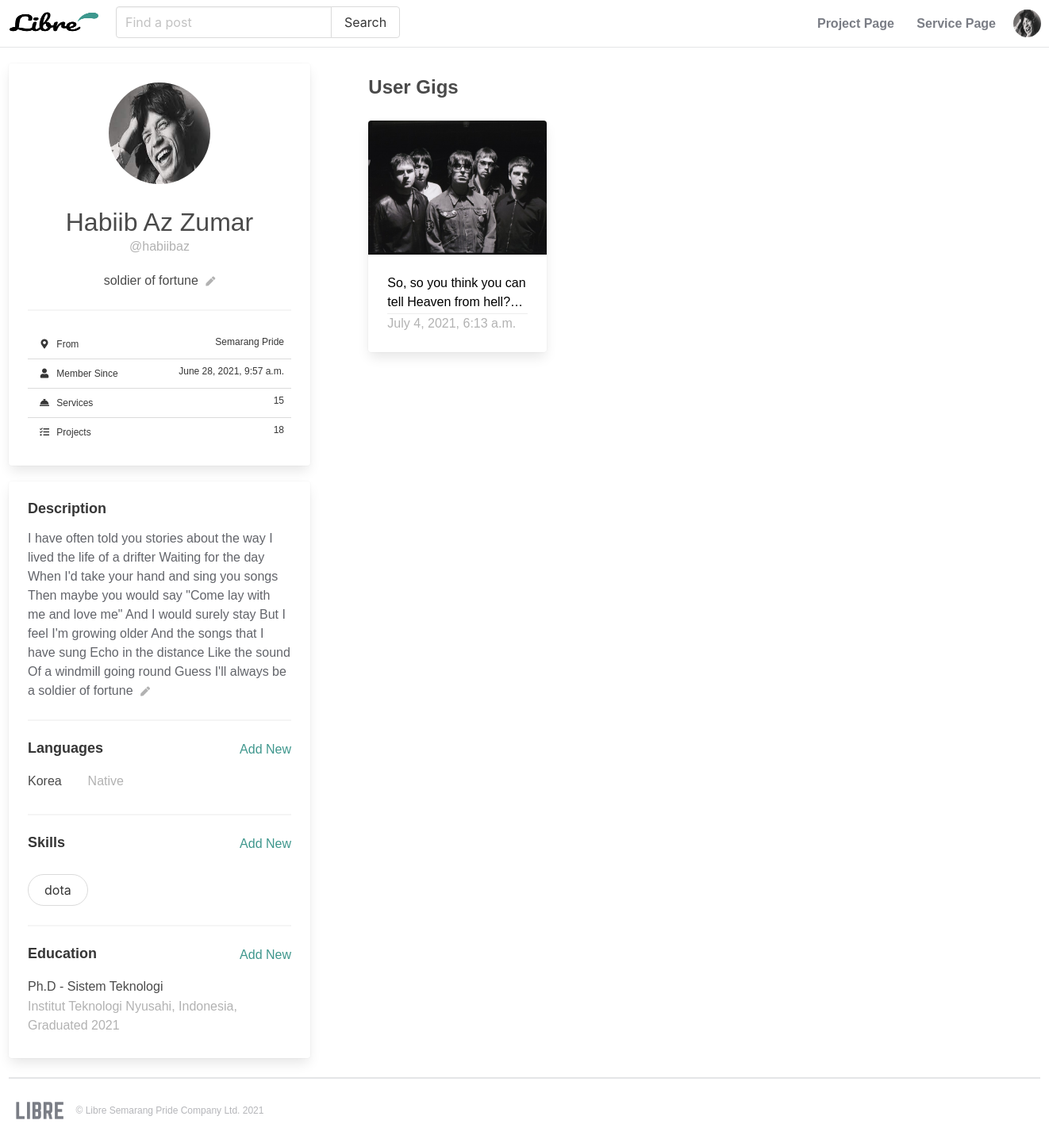
Page /profile/habiibaz/ (signed in) on the earlier database version.
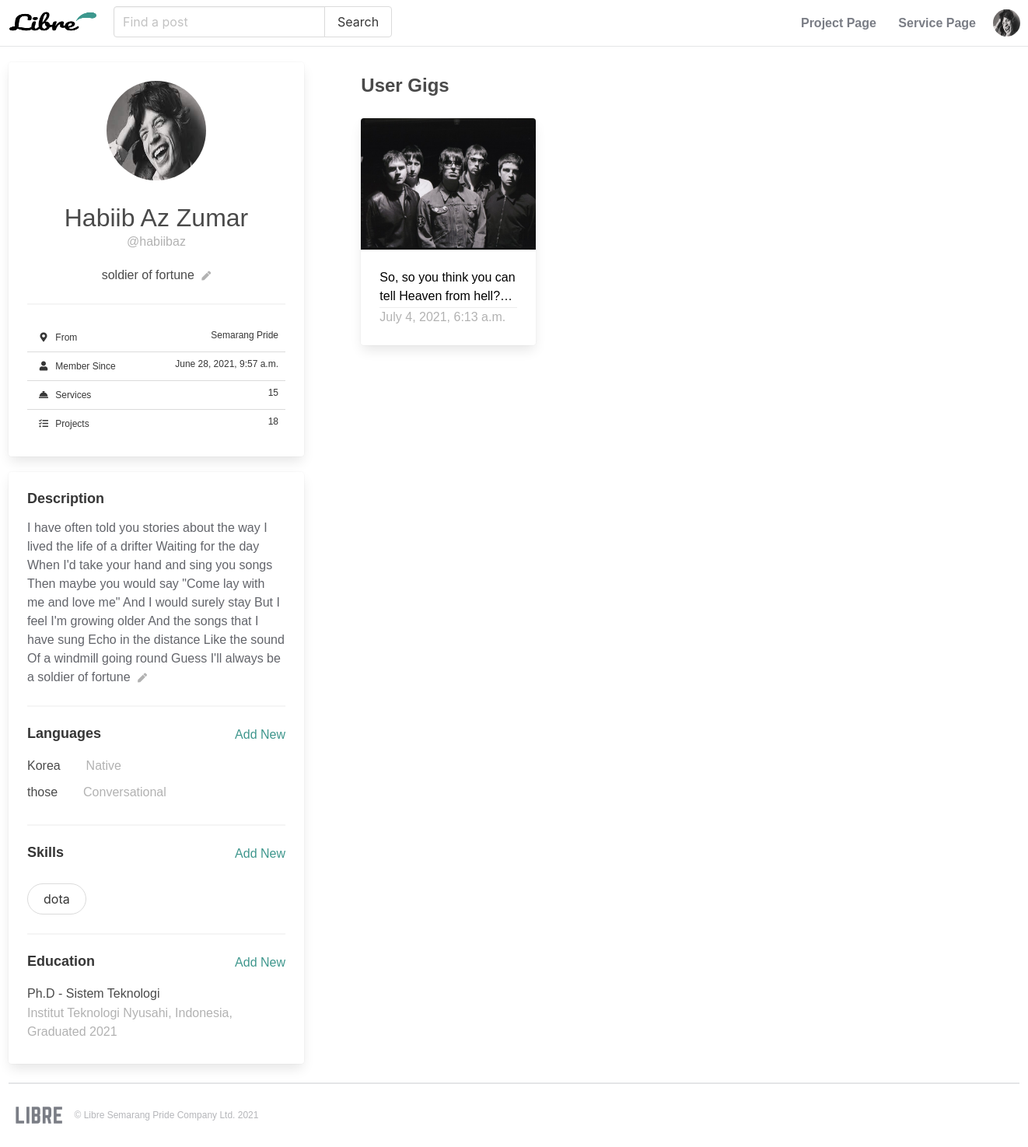
Same page on the later database version.
### account/models.py (models this page shows, shortened)
class Language(models.Model):
    language_name 			= models.CharField(max_length=100, null=True, blank=True)
    language_level 			= models.CharField(max_length=100, null=True, blank=True)
    author 					= models.ForeignKey(settings.AUTH_USER_MODEL, on_delete=models.CASCADE)

class Skill(models.Model):
    skill_name 				= models.CharField(max_length=100, null=False, blank=True)
    skill_level 			= models.CharField(max_length=100, null=False, blank=True)
    author 					= models.ForeignKey(settings.AUTH_USER_MODEL, on_delete=models.CASCADE)

class Education(models.Model):
    country 				= models.CharField(max_length=100, null=True, blank=True)
    collage 				= models.CharField(max_length=100, null=True, blank=True)
    title 					= models.CharField(max_length=100, null=True, blank=True)
    major 					= models.CharField(max_length=100, null=True, blank=True)
    year 					= models.CharField(max_length=100, null=True, blank=True)
    author 					= models.ForeignKey(settings.AUTH_USER_MODEL, on_delete=models.CASCADE)

### blog/models.py (models this page shows, shortened)
class BlogPost(models.Model):
	title 					= models.CharField(max_length=50, null=False, blank=False)
	body 					= models.TextField(max_length=2000, null=False, blank=False)
	image		 			= models.ImageField(upload_to=upload_location, null=True, blank=True)
	date_published 			= models.DateTimeField(auto_now_add=True, verbose_name="date published")
	date_updated 			= models.DateTimeField(auto_now=True, verbose_name="date updated")
	author 					= models.ForeignKey(settings.AUTH_USER_MODEL, on_delete=models.CASCADE)
	category 				= models.ForeignKey(Category, on_delete=models.CASCADE, null=False)
	subcategory 			= models.ForeignKey(SubCategory, on_delete=models.CASCADE, null=False)
	deadline 				= models.PositiveIntegerField(blank=False, null=False)
	budget 					= models.BigIntegerField(blank=False, null=False)
	slug 					= models.SlugField()

### account/views.py (the view, shortened to what this page needs)
# urls.py: path('profile/<slug>/', profile_view, name='profile'),
@login_required
def profile_view(request, slug):
	context={}
	user = request.user
	account = get_object_or_404(Account, slug=slug)
	project_list = BlogPost.objects.filter(author=account.id).all()
	if request.POST.get('status'):
		account.status = request.POST.get('status')
		account.save()
		return redirect('profile', slug=slug)
	if request.POST.get('description'):
		account.description = request.POST.get('description')
		account.save()
		return redirect('profile', slug=slug)
	formlanguage = UpdateLanguageForm(request.POST or None)
	formskill = UpdateSkillForm(request.POST or None)
	formsedu = UpdateEducationForm(request.POST or None)
	language = Language.objects.filter(author=account.id)
	skill = Skill.objects.filter(author=account.id)
	education = Education.objects.filter(author=account.id)
	form = UpdateProfileForm(
			initial={
					"first_name": account.first_name,
					"last_name": account.last_name,
					"origin": account.origin,
					"image": account.image,
					"status": account.status,
					"description": account.description,
				}
			)
	context['user'] = user
	context['form'] = form
	context['account'] = account
	context['project_list'] = project_list
	context['language'] = language
	context['skill'] = skill
	context['education'] = education
	return render(request, 'account/profile.html', context)

### account/forms.py (shortened to what this page needs)
class UpdateProfileForm(forms.ModelForm):
	class Meta:
		model = Account
		fields = ['first_name', 'last_name', 'origin','image', 'status', 'description']

### account/templates/account/profile.html (shortened to what the changed rows need)
{% load static %}
<!DOCTYPE html>
<html>
    <head>
        <link rel="stylesheet" href="https://cdn.jsdelivr.net/npm/bulma@0.9.2/css/bulma.min.css">
        <link rel="stylesheet" href="https://pro.fontawesome.com/releases/v5.10.0/css/all.css"/>
        <link rel="stylesheet" type="text/css" href="{% static 'css/main.css' %}">
    </head>
    <body>
        {% if request.user.is_authenticated %}
        <nav class="navbar" role="navigation" aria-label="main navigation" id="buyernavbar">
          <div class="navbar-start" id="buyernavbarstart">
            <div class="navbar-brand mb-1">
              <a class="navbar-item" href="{% url 'buyerpage' %}">
                <img src="{% static 'images/librelogo.png' %}" width="112" height="28">
              </a>
            </div>
            <div class="field has-addons" id="searchbar">
              <p class="control">
                <input class="input" type="text" placeholder="Find a post">
              </p>
              <p class="control">
                <button class="button">
                  Search
                </button>
              </p>
            </div>
          </div>
          <div class="navbar-end" id="buyernavbarend">
            <div class="header-tab">
              <a href="{% url 'buyerpage' %}" class="navbar-item">
                Project Page
              </a>
              <a href="{% url 'service:sellerpage' %}" class="navbar-item">
                Service Page
              </a>
            </div>
            <div class="dropdown is-right" id="buyerpagedropdown">
              <div class="dropdown-trigger">
                <span>
                  <figure class="image" >
                    <img style="width: 35px; height: 35px; border-radius: 50%;" src="{{account.image.url}}">
                  </figure>
                </span>
              </div>
            </div>
            </div>
        </nav>
          <div class="profile-container">
            <div class="columns">
              <div class="column is-one-third">
                <div class="profile-head-content">
                  <div class="card" style="width: 380px;">
                    <div class="card-content">
                      <div class="media">
                        <div class="media-left" style="margin-left: auto; margin-right: auto;">
                          <figure class="image is-square is-128x128">
                            <img class="is-rounded" src="{{account.image.url}}" alt="Placeholder image">
                          </figure>
                        </div>
                      </div>
                      <div class="content has-text-centered">
                        <div class="firstlast-name" id="firstlast-name">
                          <p style="font-size: 2em; margin: 0px; display: inline-block; width: 250px; word-wrap: ">{{account.first_name}} {{account.last_name}}</p>
                          <p style="font-size: 1em; color: #b2b2b2; margin: -5px;">@{{account.username}}</p>
                        </div>
                      </div>
                      <div class="content has-text-centered" style="margin-top: 10px;">
                        <div class="profile-status" id="profile-status" style="margin-bottom: 10px;">
                          <p id="status-text">
                            {{account.status}}
                            {% if account.email == request.user.email %}
                            <i class="fas fa-pen" id="edit-pen-status" style="margin-left: 5px; font-size: 12px;"></i>
                            {% endif %}
                          </p>
                        </div>
                        <hr>
                        <table class="table" style="font-size: 0.75em;">
                          <tr>
                            <td class="has-text-left">
                              <span class="icon">
                                <i class="fas fa-map-marker-alt"></i>
                              </span>
                              <span>From</span>
                            </td>
                            <td class="has-text-right">{{account.origin}}</td>
                          </tr>
                          <tr>
                            <td class="has-text-left">
                              <span class="icon">
                                <i class="fas fa-user"></i>
                              </span>
                              <span>Member Since</span>
                            </td>
                            <td class="has-text-right">{{account.date_joined}}</td>
                          </tr>
                          <tr>
                            <td class="has-text-left">
                              <span class="icon">
                                <i class="fas fa-concierge-bell"></i>
                              </span>
                              <span>Services</span>
                            </td>
                            <td class="has-text-right">15</td>
                          </tr>
                          <tr>
                            <td class="has-text-left">
                              <span class="icon">
                                <i class="fas fa-tasks"></i>
                              </span>
                              <span>Projects</span>
                            </td>
                            <td class="has-text-right">18</td>
                          </tr>
                        </table>
                      </div>
                    </div>
                  </div>
                </div>
                <div class="card" style="margin-top: 20px; width: 380px;">
                  <div class="card-content">
                    <div class="content">
                      <h5>Description</h5>
                      <p style="color: #62646a;" id="profile-desc">
                        {{account.description}}
                        {% if account.email == request.user.email %}
                        <i class="fas fa-pen" id="edit-pen-desc" style="margin-left: 5px; font-size: 12px;"></i>
                        {% endif %}
                      </p>
                    </div>
                    <hr>
                    <div class="content">
                      <div class="profile-language">
                        <div class="language-header" id="language-header">
                          <h5 style="float: left;">Languages</h5>
                          {% if account.email == request.user.email %}
                          <p style="color: #3F978D; float: right; cursor: pointer;" id="add-language-but">Add New</p>
                          {% else %}
                          <div class="clear" style="clear: left;"></div>
                          {% endif %}
                          {% for lang in language %}
                          <div class="language-namelevel" style="margin-bottom: 5px;">
                            <span>{{lang.language_name}}</span>
                            <span class="icon">
                            </span>
                            <span style="color: #b2b2b2">{{lang.language_level}}</span>
                          </div>
                          {% endfor %}
                        </div>
                      </div>
                    </div>
                    <hr>
                    <div class="content">
                      <div class="profile-skill">
                        <div class="skill-header" id="skill-header">
                          <h5 style="float: left;">Skills</h5>
                          {% if account.email == request.user.email %}
                          <p style="color: #3F978D; float: right; cursor: pointer;" id="add-skill-but">Add New</p>
                          {% else %}
                          <div class="clear" style="clear: left;"></div>
                          {% endif %}
                          <div class="skill-namelevel" style="margin-bottom: 5px;">
                            {% for sk in skill %}
                            <span>
                              <button class="button is-rounded" style="margin-top: 10px; margin-right: 5px;">{{sk.skill_name}}
                              </button>
                            </span>
                            {% endfor %}
                          </div>
                        </div>
                      </div>
                    </div>
                    <hr>
                    <div class="content">
                      <div class="profile-education">
                        <div class="education-header" id="education-header">
                          <h5 style="float: left;">Education</h5>
                          {% if account.email == request.user.email %}
                          <p style="color: #3F978D; float: right; cursor: pointer;" id="add-education-but">Add New</p>
                          {% else %}
                          <div class="clear" style="clear: left;"></div>
                          {% endif %}
                          {% for edu in education %}
                          <div class="education-desc" id="education-desc" style="margin-bottom: 5px;">
                            <p style="display: inline-block;">{{ edu.title }} - {{ edu.major }}</p>
                            <p style="color: #b2b2b2; margin-top: -15px;">{{edu.collage}}, {{edu.country}}, Graduated {{edu.year}}</p>
                          </div>
                          {% endfor %}
                        </div>
                      </div>
                    </div>
                  </div>
                </div>
              </div>
              <div class="column" >
                <div class="column">
                  <h3 style="font-size: 1.5em; font-weight: 750;">User Gigs</h3>
                </div>
                <div class="column" style="display:grid; max-width: 800px; grid-gap: 40px; grid-template-columns: repeat(auto-fill, 225px);">
                  {% for prjl in project_list %}
                   <div class="card" id="profile-postcard">
                    <div class="card-image">
                      <a href="{% url 'blog:detail' prjl.slug %}">
                        <figure class="image is-4by3">
                          <img src="{{prjl.image.url}}" alt="Placeholder image">
                        </figure>
                      </a>
                    </div>
                    <div class="card-content">
                      <a href="{% url 'blog:detail' prjl.slug %}" style="color: black; margin-bottom: 5px;">
                        <div class="content" id="post-body-profile">
                          {{prjl.body|safe}}
                        </div>
                      </a>
                      <footer class="card-footer">
                        <time datetime="2016-1-1">{{prjl.date_published}}</time>
                      </footer>
                    </div>
                  </div>
                  {% endfor %}
                </div>
              </div>
            </div>
            <div class="libre-footer" style="height: 80px; border-top: 2px solid #e4e5e7">
              <div class="content-left">
                <img style="width: 80px; height: 80px; display: inline-block; margin-bottom: -6px;" src="{% static 'images/libre.png' %}">
                <p style="font-size: 12px; color: #b5b6ba; display: inline-block; position: relative; bottom: 30px;">&copy; Libre Semarang Pride Company Ltd. 2021</p>
              </div>
            </div>
          </div>
    {% endif %}
    </body>
</html>

Differences in the rows shown:
added Language: language_name "those", language_level "Conversational"
